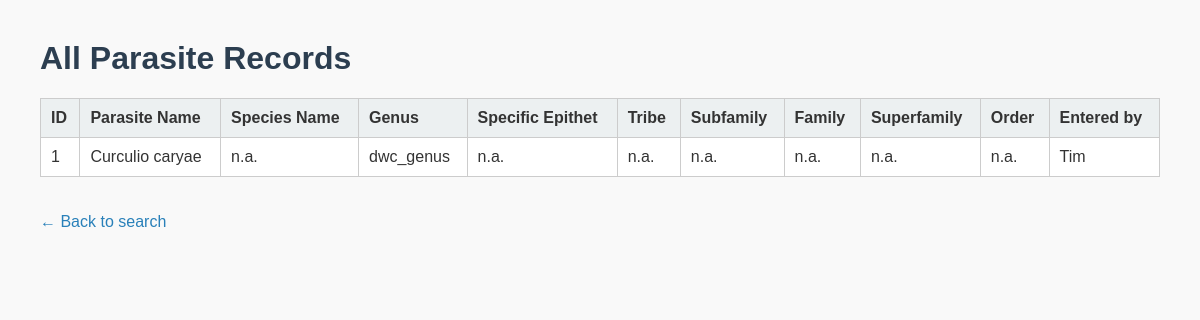
Screenshot of /parasites with the database file from the repository.
### app/models.py (models this page shows)
class Parasite(db.Model):
    __tablename__ = 'parasites'
    parasite_ID = db.Column(db.Integer, primary_key=True, autoincrement=True)
    parasite_name = db.Column(db.String(100))
    parasite_species_name = db.Column(db.String(100), nullable=False)
    dwc_genus = db.Column(db.String(100), nullable=False)
    dwc_subgenus = db.Column(db.String(100))
    dwc_specificEpithet = db.Column(db.String(100), nullable=False)
    dwc_infraspecificEpithet = db.Column(db.String(100))
    dwc_scientificNameAuthorship = db.Column(db.String(200))
    dwc_tribe = db.Column(db.String(100), nullable=False)
    supertribe = db.Column(db.String(100))
    dwc_subfamily = db.Column(db.String(100), nullable=False)
    dwc_family = db.Column(db.String(100), nullable=False)
    dwc_superfamily = db.Column(db.String(100), nullable=False)
    dwc_order = db.Column(db.String(100), nullable=False)
    entry_source = db.Column(db.String(200))
    entry_by = db.Column(db.String(100))

### app/routes.py (the view)
@main.route('/parasites')
def list_parasites():
    parasites = Parasite.query.all()
    return render_template('list_parasites.html', parasites=parasites)

### app/templates/list_parasites.html (shortened to what this page needs)
<!doctype html>
<html>
<head>
    <link rel="stylesheet" href="{{ url_for('static', filename='style.css') }}">
</head>
<body>
    <h1>All Parasite Records</h1>
    {% if parasites %}
    <table>
        <thead>
            <tr>
                <th>ID</th>
                <th>Parasite Name</th>
                <th>Species Name</th>
                <th>Genus</th>
                <th>Specific Epithet</th>
                <th>Tribe</th>
                <th>Subfamily</th>
                <th>Family</th>
                <th>Superfamily</th>
                <th>Order</th>
                <th>Entered by</th>
            </tr>
        </thead>
        <tbody>
            {% for p in parasites %}
            <tr>
                <td>{{ p.parasite_ID }}</td>
                <td>{{ p.parasite_name or "n.a." }}</td>
                <td>{{ p.parasite_species_name }}</td>
                <td>{{ p.dwc_genus }}</td>
                <td>{{ p.dwc_specificEpithet }}</td>
                <td>{{ p.dwc_tribe }}</td>
                <td>{{ p.dwc_subfamily }}</td>
                <td>{{ p.dwc_family }}</td>
                <td>{{ p.dwc_superfamily }}</td>
                <td>{{ p.dwc_order }}</td>
                <td>{{ p.entry_by or "n.a." }}</td>
            </tr>
            {% endfor %}
        </tbody>
    </table>
    {% else %}
        <p>No parasite records found.</p>
    {% endif %}
    <p><a href="/">← Back to search</a></p>
</body>
</html>

### static/style.css (style rules this page uses)
body { font-family: Arial, sans-serif; margin: 40px; background-color: #f9f9f9; color: #333; }
h1 { color: #2c3e50; }
a { display: inline-block; margin-top: 20px; color: #2980b9; text-decoration: none; }
table { width: 100%; border-collapse: collapse; background: white; margin-top: 20px; }
th, td { border: 1px solid #ccc; padding: 10px; text-align: left; }
th { background-color: #ecf0f1; }

### rows the page displays
Parasite: parasite_ID "1", parasite_name "Curculio caryae", parasite_species_name "n.a.", dwc_genus "dwc_genus", dwc_specificEpithet "n.a.", dwc_tribe "n.a.", dwc_subfamily "n.a.", dwc_family "n.a.", dwc_superfamily "n.a.", dwc_order "n.a.", entry_by "Tim"
